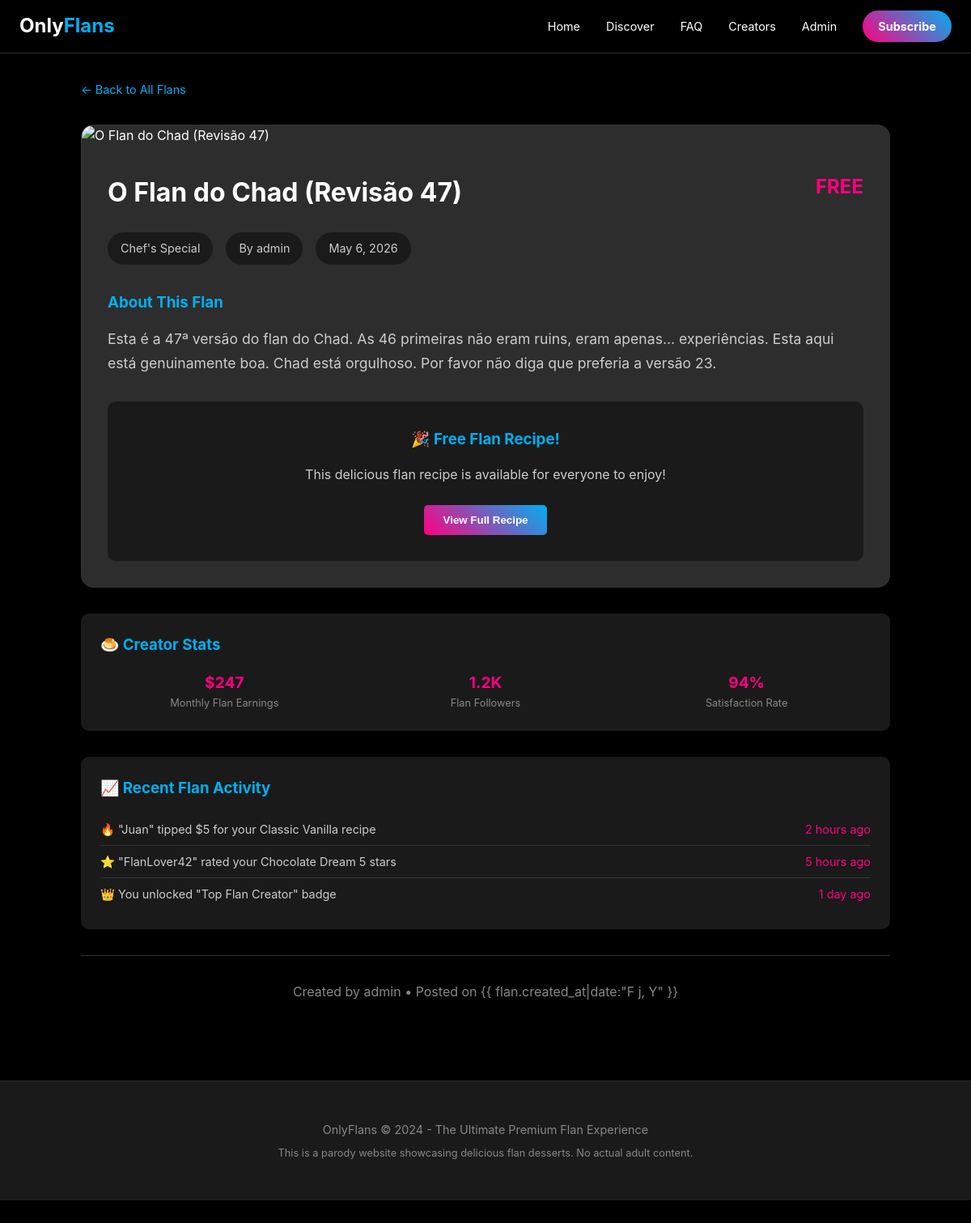
/flan/77/, run on the app's committed database.
### flans/models.py (models this page shows, shortened)
class Flan(models.Model):
    class FlanType(models.TextChoices):
        VANILLA = 'vanilla', 'Vanilla Classic'
        CHOCOLATE = 'chocolate', 'Chocolate Dream'
        COCONUT = 'coconut', 'Coconut Paradise'
        COFFEE = 'coffee', 'Coffee Delight'
        SPECIAL = 'special', "Chef's Special"
    name = models.CharField(max_length=200)
    description = models.TextField()
    image_url = models.URLField(max_length=500, blank=True)
    flan_type = models.CharField(
        max_length=20,
        choices=FlanType.choices,
        default=FlanType.VANILLA,
    )
    is_premium = models.BooleanField(default=False)
    price = models.DecimalField(
        max_digits=6,
        decimal_places=2,
        default=Decimal('0.00'),
        validators=[MinValueValidator(Decimal('0.00'))],
    )
    creator = models.ForeignKey(
        User,
        on_delete=models.CASCADE,
        related_name='flans',
    )
    featured_creator = models.ForeignKey(
        FlanCreator,
        on_delete=models.SET_NULL,
        null=True,
        blank=True,
        related_name='flans',  # FIX: added related_name so creator.flans.all() works
    )
    created_at = models.DateTimeField(auto_now_add=True)
    updated_at = models.DateTimeField(auto_now=True)
    class Meta:
        ordering = ['-created_at']
        verbose_name = 'Flan'
        verbose_name_plural = 'Flans'
        indexes = [
            models.Index(fields=['flan_type', 'is_premium']),
            models.Index(fields=['created_at']),
        ]
    def get_display_price(self) -> str:
        if self.is_premium:
            return f"${self.price:.2f}"
        return "FREE"

### flans/views.py (the view)
# urls.py: path('flan/<int:flan_id>/', views.flan_detail, name='flan-detail'),
def flan_detail(request: HttpRequest, flan_id: int) -> HttpResponse:
    flan = get_object_or_404(
        Flan.objects.select_related('creator', 'featured_creator'),
        id=flan_id
    )
    rating_stats = flan.ratings.aggregate(
        avg_score=Avg('score'),
        total_ratings=Count('id'),
    )
    user_rating = None
    if request.user.is_authenticated:
        user_rating = flan.ratings.filter(user=request.user).first()
    context = {
        'flan': flan,
        'display_type': flan.get_flan_type_display(),
        'display_price': flan.get_display_price(),
        'avg_score': round(rating_stats['avg_score'] or 0, 1),
        'total_ratings': rating_stats['total_ratings'],
        'user_rating': user_rating,
        'score_range': range(1, 6),  # for rendering 5 stars in template
    }
    return render(request, 'flans/detail.html', context)

### flans/templates/flans/detail.html (shortened to what this page needs)
{% extends 'flans/base.html' %}  {% block content %}
<div class="detail-container">
  <a href="{% url 'flan-list' %}" class="back-btn">← Back to All Flans</a>
  <div class="flan-detail-card">
    <img
      src="{{ flan.image_url }}"
      alt="{{ flan.name }}"
      class="detail-image"
      onerror="this.src='https://images.unsplash.com/photo-1563729784474-d77dbb933a9e?w=800'"
    />
    <div class="detail-content">
      <div class="detail-header">
        <h1 class="detail-title">{{ flan.name }}</h1>
        <div style="text-align: right">
          <div class="detail-price">{{ display_price }}</div>
        </div>
      </div>
      <div class="detail-meta">
        <span class="meta-tag">{{ display_type }}</span>
        <span class="meta-tag">By {{ flan.creator.username }}</span>
        <span class="meta-tag">{{ flan.created_at|date:"M j, Y" }}</span>
      </div>
      <div class="description-section">
        <h3>About This Flan</h3>
        <p class="description-text">{{ flan.description }}</p>
      </div>
      {% if flan.is_premium %}
      <div class="premium-unlock">
        <h3>🔒 Premium Flan Recipe Locked</h3>
        <p style="margin-bottom: 1.5rem">
          Subscribe to unlock this exclusive flan recipe and step-by-step
          tutorial!
        </p>
        <button
          class="btn"
          style="
            background: var(--onlyfans-black);
            color: white;
            border: 2px solid white;
          "
        >
          Unlock Recipe - {{ display_price }}
        </button>
      </div>
      {% else %}
      <div
        style="
          text-align: center;
          padding: 2rem;
          background-color: var(--onlyfans-gray);
          border-radius: 10px;
        "
      >
        <h3 style="margin-bottom: 1rem; color: var(--onlyfans-blue)">
          🎉 Free Flan Recipe!
        </h3>
        <p style="color: #ccc; margin-bottom: 1.5rem">
          This delicious flan recipe is available for everyone to enjoy!
        </p>
        <button class="btn btn-premium">View Full Recipe</button>
      </div>
      {% endif %}
    </div>
  </div>
  <div
    style="
      background: var(--onlyfans-gray);
      padding: 1.5rem;
      border-radius: 10px;
      margin: 2rem 0;
    "
  >
    <h3 style="color: var(--onlyfans-blue); margin-bottom: 1rem">
      🍮 Creator Stats
    </h3>
    <div
      style="
        display: grid;
        grid-template-columns: repeat(3, 1fr);
        gap: 1rem;
        text-align: center;
      "
    >
      <div>
        <div
          style="
            font-size: 1.2rem;
            font-weight: bold;
            color: var(--onlyfans-pink);
          "
        >
          $247
        </div>
        <div style="font-size: 0.8rem; color: #888">Monthly Flan Earnings</div>
      </div>
      <div>
        <div
          style="
            font-size: 1.2rem;
            font-weight: bold;
            color: var(--onlyfans-pink);
          "
        >
          1.2K
        </div>
        <div style="font-size: 0.8rem; color: #888">Flan Followers</div>
      </div>
      <div>
        <div
          style="
            font-size: 1.2rem;
            font-weight: bold;
            color: var(--onlyfans-pink);
          "
        >
          94%
        </div>
        <div style="font-size: 0.8rem; color: #888">Satisfaction Rate</div>
      </div>
    </div>
  </div>
  <div
    style="
      background: var(--onlyfans-gray);
      padding: 1.5rem;
      border-radius: 10px;
      margin-bottom: 2rem;
    "
  >
    <h3 style="color: var(--onlyfans-blue); margin-bottom: 1rem">
      📈 Recent Flan Activity
    </h3>
    <div style="color: #ccc; font-size: 0.9rem">
      <div
        style="
          display: flex;
          justify-content: space-between;
          padding: 0.5rem 0;
          border-bottom: 1px solid #333;
        "
      >
        <span>🔥 "Juan" tipped $5 for your Classic Vanilla recipe</span>
        <span style="color: var(--onlyfans-pink)">2 hours ago</span>
      </div>
      <div
        style="
          display: flex;
          justify-content: space-between;
          padding: 0.5rem 0;
          border-bottom: 1px solid #333;
        "
      >
        <span>⭐ "FlanLover42" rated your Chocolate Dream 5 stars</span>
        <span style="color: var(--onlyfans-pink)">5 hours ago</span>
      </div>
      <div
        style="display: flex; justify-content: space-between; padding: 0.5rem 0"
      >
        <span>👑 You unlocked "Top Flan Creator" badge</span>
        <span style="color: var(--onlyfans-pink)">1 day ago</span>
      </div>
    </div>
  </div>
  <div class="creator-info">
    <p>
      Created by {{ flan.creator.username }} • Posted on {{
      flan.created_at|date:"F j, Y" }}
    </p>
  </div>
</div>
<div
  id="tipContainer"
  style="
    position: fixed;
    top: 0;
    left: 0;
    width: 100%;
    height: 100%;
    pointer-events: none;
    z-index: 9999;
  "
></div>
{% endblock %}

### flans/templates/flans/base.html (style rules this page uses)
:root { --onlyfans-black: #000000; --onlyfans-white: #ffffff; --onlyfans-gray: #1a1a1a; --onlyfans-light-gray: #2d2d2d; --onlyfans-blue: #00aff0; --onlyfans-pink: #ff0080; }
* { margin: 0; padding: 0; box-sizing: border-box; }
body { font-family: -apple-system, BlinkMacSystemFont, "Segoe UI", Roboto, Oxygen, Ubuntu, Cantarell, sans-serif; background-color: var(--onlyfans-black); color: var(--onlyfans-white); line-height: 1.6; }
.btn { background: var(--onlyfans-blue); color: white; padding: 0.7rem 1.5rem; border: none; border-radius: 5px; cursor: pointer; text-decoration: none; display: inline-block; font-weight: bold; transition: all 0.3s; }
.btn-premium { background: linear-gradient( 45deg, var(--onlyfans-pink), var(--onlyfans-blue) ); }

### flans/templates/flans/detail.html (style rules this page uses)
.detail-container { max-width: 1000px; margin: 0 auto; }
.back-btn { color: var(--onlyfans-blue); text-decoration: none; font-size: 0.9rem; margin-bottom: 2rem; display: inline-block; }
.flan-detail-card { background-color: var(--onlyfans-light-gray); border-radius: 15px; overflow: hidden; border: 1px solid #333; }
.detail-image { width: 100%; height: 400px; object-fit: cover; }
.detail-content { padding: 2rem; }
.detail-header { display: flex; justify-content: space-between; align-items: start; margin-bottom: 1.5rem; }
.detail-title { font-size: 2rem; font-weight: bold; flex: 1; margin-right: 2rem; }
.detail-price { font-size: 1.5rem; font-weight: bold; color: var(--onlyfans-pink); }
.detail-meta { display: flex; gap: 1rem; margin-bottom: 2rem; flex-wrap: wrap; }
.meta-tag { background-color: var(--onlyfans-gray); padding: 0.5rem 1rem; border-radius: 20px; font-size: 0.9rem; color: #ccc; }
.description-section { margin-bottom: 2rem; }
.description-section h3 { color: var(--onlyfans-blue); margin-bottom: 1rem; }
.description-text { color: #ccc; line-height: 1.7; font-size: 1.1rem; }
.creator-info { text-align: center; margin-top: 2rem; padding-top: 2rem; border-top: 1px solid #333; color: #888; }

### data on the page
Flan: name "O Flan do Chad (Revisão 47)", creator.username "admin", created_at "May 6, 2026", description "Esta é a 47ª versão do flan do Chad. As 46 primeiras não eram ruins, eram apenas... experiências. Esta aqui está genuinamente boa. Chad está orgulhoso. Por favor não diga que preferia a versão 23."

### other printed values
{{ display_price }} "FREE"
{{ display_type }} "Chef's Special"
